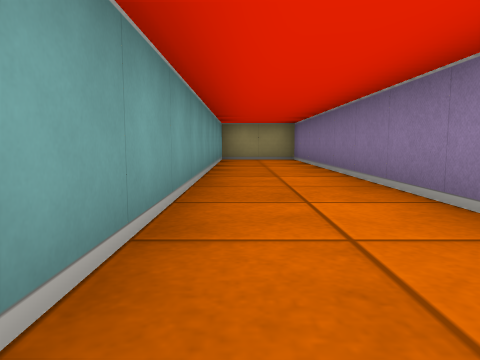
[1] (above)

15 first-person views from a walk through a cub3D ray-caster map. The camera is about half as high as the walls, tilts 6° down and sees 70° across. The floor is counted in squares. Each view is taken from the middle of a square. On the plan, view 1 faces up. The plan holds only what a view shows up to about 9 squares ahead; the rest is blank.

[2]
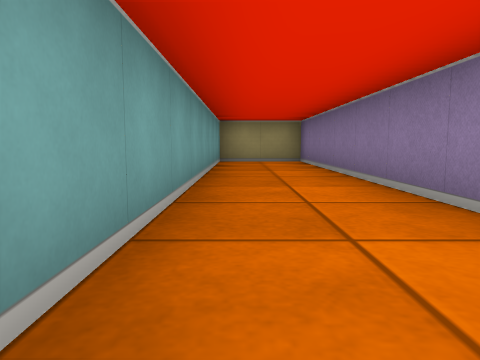

[3]
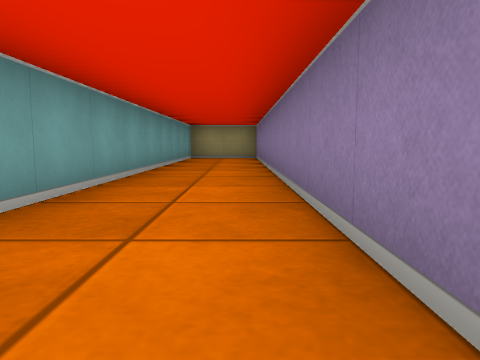

[4]
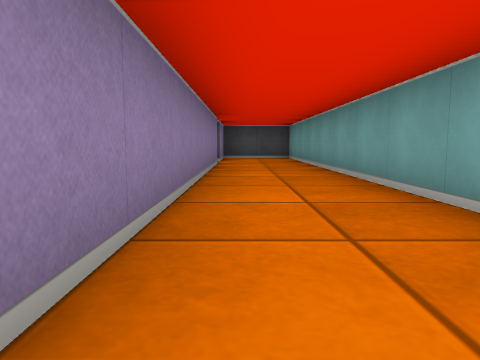

[5]
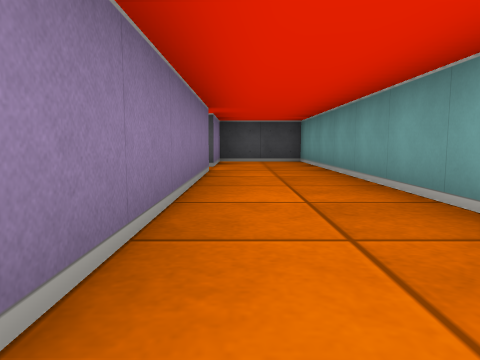

[6]
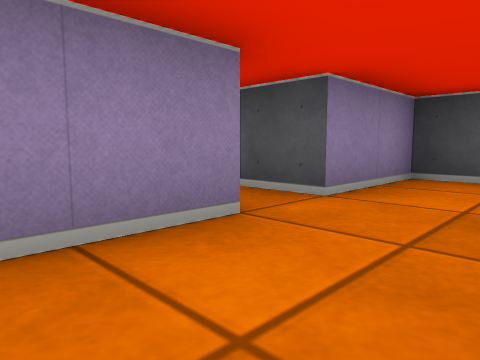

[7]
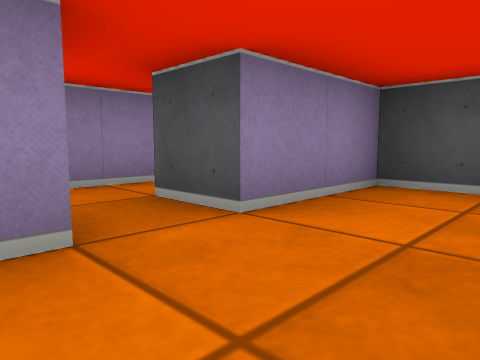

[8]
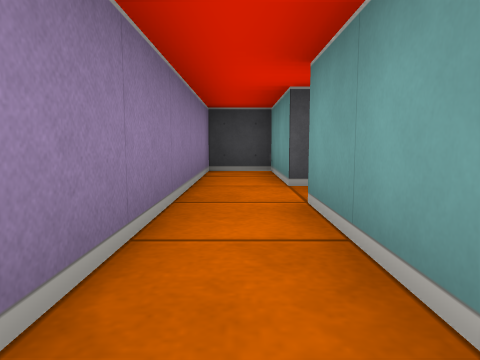

[9]
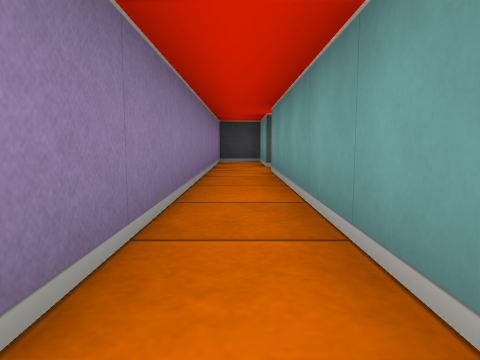

[10]
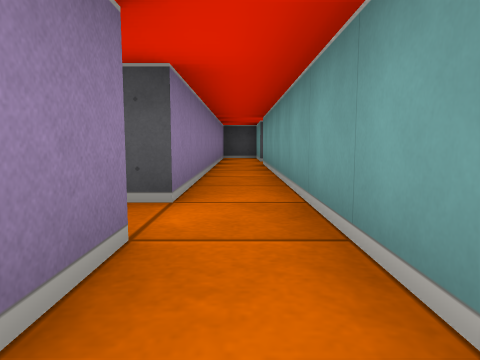

[11]
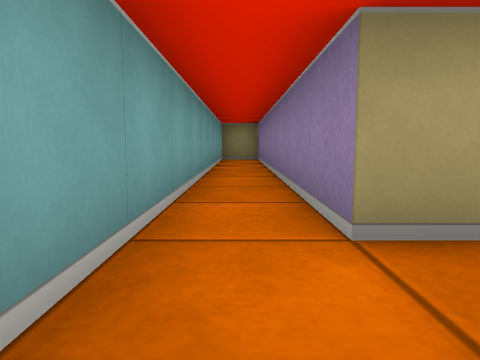

[12]
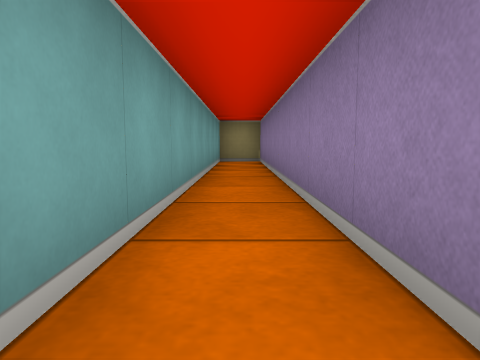

[13]
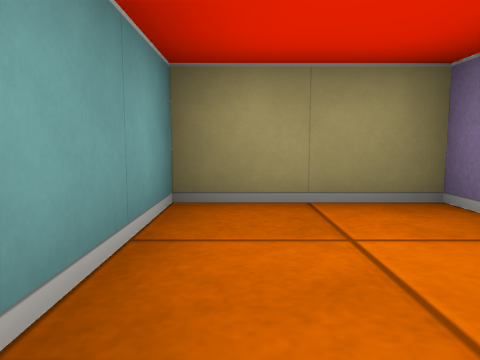

[14]
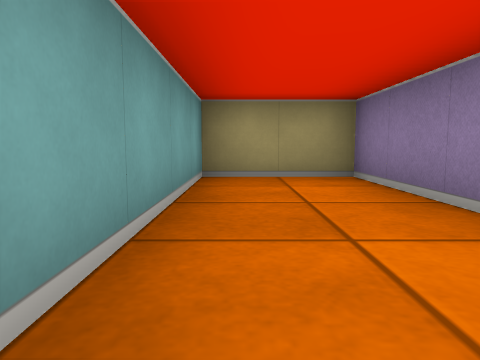

[15]
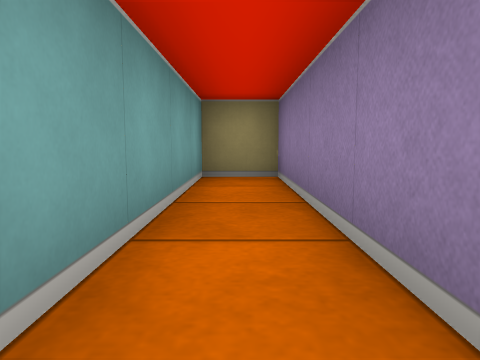

### Floor plan
Points are (right, up) in squares from view 1. A wall is a line through its corners. A room is listed if a view was taken in it or the views show most of it. See-through windows are left out.
Room 1 (views 1, 2, 3, 4, 5, 6, 7, 13, 14)
walls: (1.5, -4.6) (1.5, 9.5) (-0.5, 9.5) (-0.5, -7.5) (1.5, -7.5) (1.5, -5.5) (2.5, -5.5)
ways out: opening at (2, -5) to room 2
Room 2 (views 8, 9, 10, 11, 12, 15)
walls: (4.1, 1.5) (3.5, 1.5) (3.5, 9.5) (2.5, 9.5) (2.5, -4.5); (2.5, -5.5) (2.5, -7.5) (3.5, -7.5) (3.5, 0.5) (3.9, 0.5)
ways out: opening at (2, -5) to room 1; opening at (4, 1)

Positions as (right, up) in squares from view 1, and headings:
1: (0, 0), facing up
2: (0, 1), facing up
3: (1, -1), facing up
4: (1, 3), facing down
5: (1, 1), facing down
6: (0, -3), facing down-right
7: (0, -4), facing down-right
8: (3, -2), facing down
9: (3, 1), facing down
10: (3, 3), facing down
11: (3, 0), facing up
12: (3, 1), facing up
13: (0, 7), facing up
14: (0, 5), facing up
15: (3, 5), facing up
